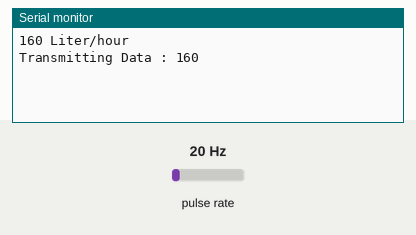
This sketch was run on a simulated Arduino Uno, built with avr-gcc and run on an emulated ATmega328P. Parts: the last lines printed to the serial monitor. Wiring (inferred from the names in the program): pulse sensor: data pin 2. The inputs (shaded band) are chosen by the test bench; at power-on: pulse rate 20 Hz. No radio packets arrive unless stated.

Above: at 1.2 s.
1.3 s: pulse rate (sensor on pin 2) set to 4 Hz
At 2.6 s:
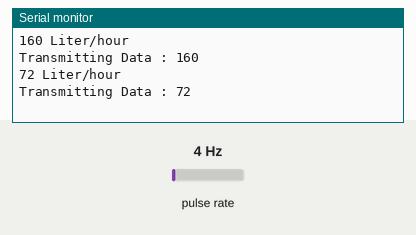
2.8 s: pulse rate (sensor on pin 2) set to 50 Hz
At 3.8 s:
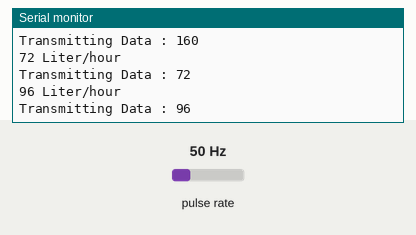
Timing chart, 0 to 5.8 s (numbered marks = the images above; inputs shaded):
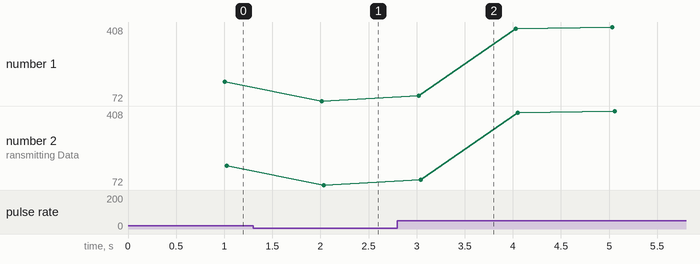

Measured:
- after the input at 1.3 s, the serial monitor: prints a new line after 0.71 s (image 1)
- after the input at 2.8 s, the serial monitor: prints a new line after 0.22 s (image 2)
- plotted number 1: 160 → 72 after the input at 1.3 s, 72 → 408 after the input at 2.8 s
- plotted number 2: 160 → 72 after the input at 1.3 s, 72 → 408 after the input at 2.8 s

The sketch:

ss1.ino
```cpp
#include <SPI.h> //Call SPI library so you can communicate with the nRF24L01+
#include <nRF24L01.h> //nRF2401 libarary found at https://github.com/tmrh20/RF24/
//#include <RF24Network.h>
#include <RF24.h> //nRF2401 libarary found at https://github.com/tmrh20/RF24/

RF24 radio(9,10);                    /* Creating instance 'radio'  ( CE , CSN )   CE -> D7 | CSN -> D8 */
//const byte Address[6] = {"00005"} ;     /* Address to which data to be transmitted*/
const uint64_t Address = 0xB00B1E50D5LL;
int flowPin = 2;    //This is the input pin on the Arduino
unsigned int flowRate;    //This is the value we intend to calculate.
volatile int count; //This integer needs to be set as volatile to ensure it updates correctly during the interrupt process.

void setup() {
  // put your setup code here, to run once:
  pinMode(flowPin, INPUT);           //Sets the pin as an input
  attachInterrupt(0, Flow, RISING);  //Configures interrupt 0 (pin 2 on the Arduino Uno) to run the function "Flow"
  Serial.begin(9600);  //Start Serial
  radio.begin ();                 /* Activate the modem*/
  radio.openWritingPipe (Address); /* Sets the address of transmitter to which program will send the data */
  radio.stopListening();
}
void loop() {
  // put your main code here, to run repeatedly:
  count = 0;      // Reset the counter so we start counting from 0 again
  interrupts();   //Enables interrupts on the Arduino
  delay (1000);   //Wait 1 second
  noInterrupts(); //Disable the interrupts on the Arduino

 /* //Start the math
  flowRate = (count * 2.25);        //Take counted pulses in the last second and multiply by 2.25mL
  flowRate = flowRate * 60;         //Convert seconds to minutes, giving you mL / Minute
  flowRate = flowRate / 1000;       //Convert mL to Liters, giving you Liters / Minute

  Serial.println(flowRate); */        //Print the variable flowRate to Serial
flowRate = (count * 60/7.5);
Serial.print(flowRate, DEC);
Serial.println(" Liter/hour");
radio.stopListening ();
unsigned int flowRate2=flowRate;
radio.write(&flowRate2, sizeof(flowRate2));            /* Sending data over NRF 24L01*/
Serial.print("Transmitting Data : ");
Serial.println(flowRate);
delay(1000);
}

void Flow()
{
   count++; //Every time this function is called, increment "count" by 1
}
```
